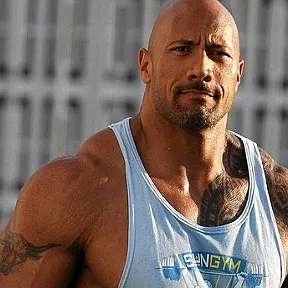
//> input picture _Project_1/therok.webp, 288 x 288 px; its folder holds 6 pictures in this run; the run also reads 1 picture not shown here
$ ./main   (built with g++ and OpenCV 4)
//> lines starting //> are read from the running program, lines starting //| are printed output that depends on the picture; after the words box and inside, x2 and y2 are one past the last pixel; in counts of white or black regions, pixels touching at a corner belong together
### _Project_1/functions.h
//#pragma once

#ifndef FUNCTIONS_H
#define FUNCTIONS_H

#include <opencv2/objdetect/objdetect.hpp>
#include <opencv2/opencv.hpp>
#include <vector>

//We assume there are 4 basic color ranges for recognizing soldiers' uniforms. Making compliance histogram
std::vector<int> SoldierPrimaryColorsHistogram(const cv::Mat& img);

//Verification of compliance. Can a person be a soldier?
//The function returns pair, which first value describes state,
//and the second value is the prediction percentage (if state is true).
std::pair<bool, int> SoldierChecking(const cv::Mat& img, const cv::Rect& body, const cv::Rect& hat);

//We assume there are 2 basic white color ranges for recognizing doctors' uniforms. Making compliance histogram
std::vector<int> DoctorPrimaryColorsHistogram(const cv::Mat& img);

//Verification of compliance. Can a person be a doctor?
//The function returns pair, which first value describes state,
//and the second value is the prediction percentage (if state is true).
std::pair<bool, int> DoctorChecking(const cv::Mat& img, const cv::Rect& body, const cv::Rect& hat);

//We assume face and body have a similar color ranges for recognizing naked person. Making compliance histogram
std::vector<std::vector<int>> NakedColorsRange(const cv::Mat& img);

//Verification of compliance. Is the man naked?
//The function returns pair, which first value describes state,
//and the second value is the prediction percentage (if state is true).
std::pair<bool, int> NakedChecking(const cv::Mat& img, const cv::Rect& body, const cv::Rect& face);

#endif

### _Project_1/soldier_f.cpp
//Crerated by Armen Kh.

#include <opencv2/objdetect/objdetect.hpp>
#include <opencv2/opencv.hpp>
#include <algorithm>
#include <iostream>
#include <utility>
#include <cstdlib>
#include <vector>

//We assume there are 4 basic color ranges for recognizing soldiers' uniforms. Making compliance histogram
std::vector<int> SoldierPrimaryColorsHistogram(const cv::Mat& img) {
	std::vector<int> ColorHist(5, 0);

	for (int i = 0; i < img.rows; ++i) {
		for (int j = 0; j < img.cols; ++j) {
			if (img.at<cv::Vec3b>(i, j)[0] >= 50 && img.at<cv::Vec3b>(i, j)[0] <= 90 &&
				img.at<cv::Vec3b>(i, j)[1] >= 85 && img.at<cv::Vec3b>(i, j)[1] <= 120 &&
				img.at<cv::Vec3b>(i, j)[2] >= 50 && img.at<cv::Vec3b>(i, j)[2] <= 105) {
				++ColorHist[0];
				continue;
			}
			if (img.at<cv::Vec3b>(i, j)[0] >= 100 && img.at<cv::Vec3b>(i, j)[0] <= 155 &&
				img.at<cv::Vec3b>(i, j)[1] >= 140 && img.at<cv::Vec3b>(i, j)[1] <= 200 &&
				img.at<cv::Vec3b>(i, j)[2] >= 150 && img.at<cv::Vec3b>(i, j)[2] <= 210) {
				++ColorHist[1];
				continue;
			}
			if (img.at<cv::Vec3b>(i, j)[0] >= 30 && img.at<cv::Vec3b>(i, j)[0] <= 85 &&
				img.at<cv::Vec3b>(i, j)[1] >= 55 && img.at<cv::Vec3b>(i, j)[1] <= 110 &&
				img.at<cv::Vec3b>(i, j)[2] >= 60 && img.at<cv::Vec3b>(i, j)[2] <= 130) {
				++ColorHist[2];
				continue;
			}
			if (img.at<cv::Vec3b>(i, j)[0] >= 10 && img.at<cv::Vec3b>(i, j)[0] <= 65 &&
				img.at<cv::Vec3b>(i, j)[1] >= 5 && img.at<cv::Vec3b>(i, j)[1] <= 65 &&
				img.at<cv::Vec3b>(i, j)[2] >= 10 && img.at<cv::Vec3b>(i, j)[2] <= 70) {
				++ColorHist[3];
				continue;
			}
			++ColorHist[4];
		}
	}

	return ColorHist;
}

//Verification of compliance. Can a person be a soldier?
//The function returns pair, which first value describes state,
//and the second value is the prediction percentage (if state is true).
std::pair<bool, int> SoldierChecking(const cv::Mat& img, const cv::Rect& body, const cv::Rect& hat) {

	int rate = 0;

	cv::Mat bodyRoi = img(body);
	std::vector<int> bodyHist = SoldierPrimaryColorsHistogram(bodyRoi);

	cv::Rect bodyNeckRect(body.x + body.width / 3, body.y, body.width / 3, body.height / 3);
	cv::Mat bodyNeckRoi = img(bodyNeckRect);
	std::vector<int> bodyNeckHist = SoldierPrimaryColorsHistogram(bodyNeckRoi);

	for (int i = 0; i < bodyHist.size(); ++i) {
		bodyHist[i] -= bodyNeckHist[i];
	}

	cv::Mat hatRoi = img(hat);
	std::vector<int> hatHist = SoldierPrimaryColorsHistogram(hatRoi);

	int bodyS = bodyHist[0] + bodyHist[1] + bodyHist[2] + bodyHist[3] + bodyHist[4];
	int bodyColorProp_0 = bodyHist[0] * 100 / bodyS;
	int bodyColorProp_1 = bodyHist[1] * 100 / bodyS;
	int bodyColorProp_2 = bodyHist[2] * 100 / bodyS;
	int bodyColorProp_3 = bodyHist[3] * 100 / bodyS;
	int bodyColorProp_primary = (bodyS - bodyHist[4]) * 100 / bodyS;

	//statistical datas
	std::cout << "Green - " << bodyHist[0] << ",  " << double(bodyHist[0]) / bodyS * 100 << "%\n";
	std::cout << "Cream - " << bodyHist[1] << ",  " << double(bodyHist[1]) / bodyS * 100 << "%\n";
	std::cout << "Brown - " << bodyHist[2] << ",  " << double(bodyHist[2]) / bodyS * 100 << "%\n";
	std::cout << "Dark - " << bodyHist[3] << ",  " << double(bodyHist[3]) / bodyS * 100 << "%\n";
	std::cout << "Others - " << bodyHist[4] << ",  " << double(bodyHist[4]) / bodyS * 100 << "%\n";

	int hatS = hatHist[0] + hatHist[1] + hatHist[2] + hatHist[3] + hatHist[4];
	int hatColorProp_0 = hatHist[0] * 100 / hatS;
	int hatColorProp_1 = hatHist[1] * 100 / hatS;
	int hatColorProp_2 = hatHist[2] * 100 / hatS;
	int hatColorProp_3 = hatHist[3] * 100 / hatS;
	int hatColorProp_primary = (hatS - hatHist[4]) * 100 / hatS;

	std::cout << "hatColor prop = " << hatColorProp_0
		<< " - " << hatColorProp_1
		<< " - " << hatColorProp_2
		<< " - " << hatColorProp_3
		<< " - " << 100 - hatColorProp_primary << "\n";

	// feature_70 is true if none of the primary colors is distributed over 70% or more
	bool bodyFeature_70 = 1;
	if (bodyColorProp_primary != 0) {
		bodyFeature_70 = ((bodyColorProp_0 * 100 / bodyColorProp_primary < 70) &&
			(bodyColorProp_1 * 100 / bodyColorProp_primary < 70) &&
			(bodyColorProp_2 * 100 / bodyColorProp_primary < 70) &&
			(bodyColorProp_3 * 100 / bodyColorProp_primary < 70));
	}
	std::cout << "\n=====bodyFeature_70 = " << bodyFeature_70 << "\n";

	//feature_adc is true if at least two primary colors have a more or equal average distribution
	int bodyAverDist = bodyColorProp_primary / 4;
	int bodyFeature_adc = (bodyColorProp_0 >= bodyAverDist) +
		(bodyColorProp_1 >= bodyAverDist) +
		(bodyColorProp_2 >= bodyAverDist) +
		(bodyColorProp_3 >= bodyAverDist);
	std::cout << "\n=====bodyFeature_adc = " << bodyFeature_adc << "\n";

	//feature_hat is true if hypothetical hat is exist and has 35% or more primary colors proportion
	bool hatFeature_35 = hatColorProp_primary >= 35;
	std::cout << "\n=====hatFeature_35 = " << hatFeature_35 << "\n";

	//main compliance checking
	if (bodyColorProp_primary <= 40) {
		return std::make_pair(false, 0);
	}

	if (!bodyFeature_70) {
		if (hatFeature_35) {
			return std::make_pair(true, 0); //return std::make_pair(false, 0);
		}
		else {
			return std::make_pair(false, 0);
		}
	}

	int h = 0;
	if (hatFeature_35) h = 5;

	if (bodyColorProp_primary < 50) {
		if (bodyFeature_adc >= 3) return std::make_pair(true, 40 + h);
		else if (bodyFeature_adc == 2) return std::make_pair(true, 35 + h);
		else return std::make_pair(true, 15 + h);
	}
	else if (bodyColorProp_primary < 60) {
		if (bodyFeature_adc >= 3) return std::make_pair(true, 50 + 2 * h);
		else if (bodyFeature_adc == 2) return std::make_pair(true, 45 + 2 * h);
		else return std::make_pair(true, 25 + 2 * h);
	}
	else if (bodyColorProp_primary < 70) {
		if (bodyFeature_adc >= 3) return std::make_pair(true, 65 + 3 * h);
		else if (bodyFeature_adc == 2) return std::make_pair(true, 60 + 3 * h);
		else return std::make_pair(true, 40 + 3 * h);
	}
	else if (bodyColorProp_primary < 80) {
		if (bodyFeature_adc >= 3) return std::make_pair(true, 70 + 3 * h);
		else if (bodyFeature_adc == 2) return std::make_pair(true, 65 + 3 * h);
		else return std::make_pair(true, 45 + 3 * h);
	}
	else {
		if (bodyFeature_adc >= 3) return std::make_pair(true, 80 + 4 * h);
		else if (bodyFeature_adc == 2) return std::make_pair(true, 75 + 4 * h);
		else return std::make_pair(true, 60 + 4 * h);
	}
}

### _Project_1/naked_f.cpp
//Crerated by Armen Kh.

#include <opencv2/objdetect/objdetect.hpp>
#include <opencv2/opencv.hpp>
#include <algorithm>
#include <iostream>
#include <utility>
#include <cstdlib>
#include <vector>


//We assume face and body have a similar color ranges for recognizing naked person. Making compliance histogram
std::vector<std::vector<int>> NakedColorsRange(const cv::Mat& img) {
	std::vector<std::vector<int>> ColorHist(3, std::vector<int>(13, 0));

	for (int i = 0; i < img.rows; ++i) {
		for (int j = 0; j < img.cols; ++j) {
			for (int p = 0; p < 3; ++p) {
				++ColorHist[p][img.at<cv::Vec3b>(i, j)[p] / 20];
				continue;
			}
		}
	}

	for (int p = 0; p < 3; ++p) {
		std::cout << "\nColorHist [" << p << "] >>>";
		for (int i = 0; i < 13; ++i) {
			std::cout << ColorHist[p][i] << " - ";
		}
	}

	std::vector<std::vector<int>> max3(3, std::vector<int>(3, 0));

	//making max3 array of 3 highest values' indexes
	for (int i = 0; i < 3; ++i) {
		for (int p = 0; p < 3; ++p) {
			max3[i][p] = p;
			for (int j = p + 1; j < 13; ++j) {
				if (ColorHist[i][j] > ColorHist[i][max3[i][p]]) {
					max3[i][p] = j;
				}
			}
			std::swap(ColorHist[i][max3[i][p]], ColorHist[i][p]);
		}
	}

	for (int i = 0; i < 3; ++i) {
		std::cout << "\n";
		for (int j = 0; j < 3; ++j) {
			std::cout << max3[i][j] << " - ";
		}
		std::cout << "\n";
	}

	return max3;
}

//Verification of compliance. Is the man naked?
//The function returns pair, which first value describes state,
//and the second value is the prediction percentage (if state is true).
std::pair<bool, int> NakedChecking(const cv::Mat& img, const cv::Rect& body, const cv::Rect& face) {

	cv::Mat bodyRoi = img(body);
	std::vector<std::vector<int>> bodyMaxCol = NakedColorsRange(bodyRoi);

	cv::Mat faceRoi = img(face);
	std::vector<std::vector<int>> faceMaxCol = NakedColorsRange(faceRoi);

	std::vector<int> r(3, 0);
	for (int i = 0; i < 3; ++i) {
		for (int j = 0; j < 3; ++j) {
			for (int p = 0; p < 3; ++p) {
				if (bodyMaxCol[i][j] == faceMaxCol[i][p]) {
					++r[i];
					std::cout << r[i] << "\n";
				}
			}
		}
	}

	int rSum = r[0] + r[1] + r[2];
	int rNZM = (r[0] != 0) + (r[1] != 0) + (r[2] != 0); // rNZM = r None Zero Members

	std::cout << "\n\n\n\n" << rSum << "=rSum   -   rNZM=" << rNZM << "\n";

	if (rNZM < 3) {
		return std::make_pair(false, 0);
	}
	else {
		return std::make_pair(true, rSum * 10);
	}
}

### _Project_1/doctor_f.cpp
//Crerated by Armen Kh.

#include <opencv2/objdetect/objdetect.hpp>
#include <opencv2/opencv.hpp>
#include <algorithm>
#include <iostream>
#include <utility>
#include <cstdlib>
#include <vector>

//We assume there are 2 basic white color ranges for recognizing doctors' uniforms. Making compliance histogram
std::vector<int> DoctorPrimaryColorsHistogram(const cv::Mat& img) {
	std::vector<int> ColorHist(3, 0);

	for (int i = 0; i < img.rows; ++i) {
		for (int j = 0; j < img.cols; ++j) {
			if (img.at<cv::Vec3b>(i, j)[0] > 225 &&
				img.at<cv::Vec3b>(i, j)[1] > 220 &&
				img.at<cv::Vec3b>(i, j)[2] > 220) {
				++ColorHist[0];
				continue;
			}
			if (img.at<cv::Vec3b>(i, j)[0] >= 170 && img.at<cv::Vec3b>(i, j)[0] <= 225 &&
				img.at<cv::Vec3b>(i, j)[1] >= 160 && img.at<cv::Vec3b>(i, j)[1] <= 220 &&
				img.at<cv::Vec3b>(i, j)[2] >= 160 && img.at<cv::Vec3b>(i, j)[2] <= 220) {
				++ColorHist[1];
				continue;
			}
			++ColorHist[2];
		}
	}

	return ColorHist;
}


//Verification of compliance. Can a person be a doctor?
//The function returns pair, which first value describes state,
//and the second value is the prediction percentage (if state is true).
std::pair<bool, int> DoctorChecking(const cv::Mat& img, const cv::Rect& body, const cv::Rect& hat) {

	int rate = 0;

	cv::Mat bodyRoi = img(body);
	std::vector<int> bodyHist = DoctorPrimaryColorsHistogram(bodyRoi);


	cv::Rect bodyMidChestRect(body.x + body.width / 3, body.y, body.width / 3, body.height * 2 / 3);
	cv::Mat bodyMidChestRoi = img(bodyMidChestRect); //Region of interest
	std::vector<int> bodyMidChestHist = DoctorPrimaryColorsHistogram(bodyMidChestRoi);

	for (int i = 0; i < bodyHist.size(); ++i) {
		bodyHist[i] -= bodyMidChestHist[i];
	}

	cv::Mat hatRoi = img(hat);
	std::vector<int> hatHist = DoctorPrimaryColorsHistogram(hatRoi);

	int bodyS = bodyHist[0] + bodyHist[1] + bodyHist[2];
	int bodyColorProp_0 = bodyHist[0] * 100 / bodyS;
	int bodyColorProp_1 = bodyHist[1] * 100 / bodyS;
	int bodyColorProp_2 = bodyHist[2] * 100 / bodyS;
	int bodyColorProp_primary = (bodyS - bodyHist[2]) * 100 / bodyS;

	//statistical datas
	std::cout << "White - " << bodyHist[0] << ",  " << double(bodyHist[0]) / bodyS * 100 << "%\n";
	std::cout << "Dwhite - " << bodyHist[1] << ",  " << double(bodyHist[1]) / bodyS * 100 << "%\n";
	std::cout << "Others - " << bodyHist[2] << ",  " << double(bodyHist[2]) / bodyS * 100 << "%\n";

	int hatS = hatHist[0] + hatHist[1] + hatHist[2];
	int hatColorProp_0 = hatHist[0] * 100 / hatS;
	int hatColorProp_1 = hatHist[1] * 100 / hatS;
	int hatColorProp_2 = hatHist[2] * 100 / hatS;
	int hatColorProp_primary = (hatS - hatHist[2]) * 100 / hatS;

	std::cout << "Doctor hatColor prop = " << hatColorProp_0
		<< " - " << hatColorProp_1
		<< " - " << 100 - hatColorProp_primary << "\n";

	// feature_55 is true if the primary colors is distributed over 55% or more and main color is more than 45%
	bool bodyFeature_55 = (bodyColorProp_primary >= 55 && bodyColorProp_0 >= 45);
	std::cout << "\n=====Doctor bodyFeature_55 = " << bodyFeature_55 << "\n";

	// feature_75 is true if the primary colors is distributed over 75% or more and main color is more than 60%
	bool bodyFeature_75 = (bodyColorProp_primary >= 75 && bodyColorProp_0 >= 60);
	std::cout << "\n=====Doctor bodyFeature_75 = " << bodyFeature_75 << "\n";

	// feature_90 is true if the primary colors is distributed over 90% or more and main color is more than 75%
	bool bodyFeature_90 = (bodyColorProp_primary >= 90 && bodyColorProp_0 >= 75);
	std::cout << "\n=====Doctor bodyFeature_90 = " << bodyFeature_90 << "\n";

	//main compliance checking
	if (bodyColorProp_0 < 45) {
		return std::make_pair(false, 0);
	}

	if (bodyFeature_90) {
		return std::make_pair(true, 80);
	}
	else if (bodyFeature_75) {
		return std::make_pair(true, 65);
	}
	else if (bodyFeature_55) {
		return std::make_pair(true, 50);
	}
	else {
		return std::make_pair(false, 0);
	}
}

### _Project_1/main.cpp
//IP_Project Specialty Recognition
//Crerated by Armen and Amalia (13th week)

#include <opencv2/objdetect/objdetect.hpp>
#include <opencv2/opencv.hpp>
#include <algorithm>
#include <iostream>
#include <utility>
#include <cstdlib>
#include <vector>

#include "functions.h"

//This function for futures testing
// [39 lines left out: function ColorStatistic, not called in this run]

cv::Mat PredictionImage(char c, bool b, int i) {
	srand((unsigned int)time(0));
	std::vector<cv::Mat> rate;
	for (int i = 0; i < 21; ++i) {
		std::string name = cv::format("%d.jpg", i);
		cv::Mat img = cv::imread(name);
		if (img.empty())
		{
			std::cerr << "whaa " << name << " can't be loaded!" << std::endl;
			continue;
		}
		rate.push_back(img);
	}

	std::vector<cv::Mat> text;
	for (int i = 0; i < 6; ++i) {
		std::string name = cv::format("%d.jpg", i + 21);
		cv::Mat img = cv::imread(name);
		if (img.empty())
		{
			std::cerr << "whaa " << name << " can't be loaded!" << std::endl;
			continue;
		}
		text.push_back(img);
	}

	if (!b) {
		return text[3 + rand() % 3];
	}

	cv::Mat result;
	switch (c)
	{
	case 'n': {vconcat(text[0], rate[i / 5], result); return result; }
	case 'd': {vconcat(text[1], rate[i / 5], result); return result; }
	case 's': {vconcat(text[2], rate[i / 5], result); return result; }
	}
}

int main() {
	cv::Mat img = cv::imread("therok.webp");
//> img is the input picture: 288 rows x 288 cols, CV_8UC3; mean B, G, R 98.7, 106.6, 124

	cv::namedWindow("original_img", cv::WINDOW_AUTOSIZE);
	cv::imshow("original_img", img);

	cv::Mat grayImg;
	cv::cvtColor(img, grayImg, cv::COLOR_BGR2GRAY);
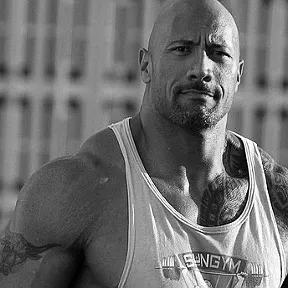
//> grayImg: 288 rows x 288 cols, CV_8UC1; min 0, max 255, mean 110.9
	cv::equalizeHist(grayImg, grayImg);
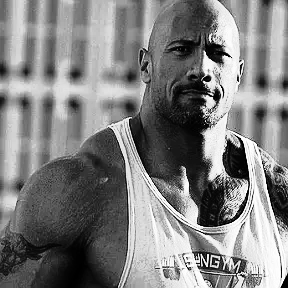
//> grayImg: 288 rows x 288 cols, CV_8UC1; min 0, max 255, mean 128.3
	cv::imwrite("...mgray.jpg", grayImg);

	cv::CascadeClassifier face_cascade;
	std::vector<cv::Rect> face;

	if (!face_cascade.load("C:/opencv/sources/data/haarcascades/haarcascade_frontalface_alt_tree.xml")) {
		std::cout << "===LOADING ERROR(*_1.xml)===\n";
		return -1;
	};

	//=====face detection 1=====
	face_cascade.detectMultiScale(grayImg, face, 1.1, 3, 0, cv::Size(30, 30));
//> face = empty

	if (!face.size()) {
		if (!face_cascade.load("C:/opencv/sources/data/haarcascades/haarcascade_frontalface_alt.xml")) {
			std::cout << "===LOADING ERROR(*_2.xml)===\n";
			return -1;
		};
		//=====face detection 2=====
		face_cascade.detectMultiScale(grayImg, face, 1.1, 3, 0, cv::Size(30, 30));
//> face = 1 Rect (x, y, width, height): [152, 16, 98, 98]

		if (!face.size()) {
			std::cout << "=====SORRY, THE OBJECT WAS NOT FOUND=====\n";
			cv::Mat info = cv::imread("nwf.jpg");
			cv::namedWindow("info", cv::WINDOW_AUTOSIZE);
			cv::imshow("info", info);
			cv::waitKey(0);
			return 0;
		}
	}

	cv::Rect faceRect = face[0];
//> faceRect = Rect(152, 16, 98, 98)
	cv::Mat faceRoi = img(faceRect);
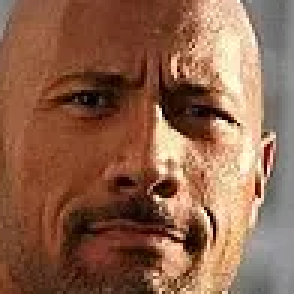
//> faceRoi: 98 rows x 98 cols, CV_8UC3 (shown 3 times larger); mean B, G, R 75, 98.6, 141.7

	std::cout << "\n face color statistic \n";
	//ColorStatistic(faceRoi);
	//NakedColorsRange(faceRoi);

	//=====face marking=====
	cv::Mat markedImg = img.clone();
	cv::rectangle(markedImg, faceRect, cv::Scalar(0, 255, 0), 2);
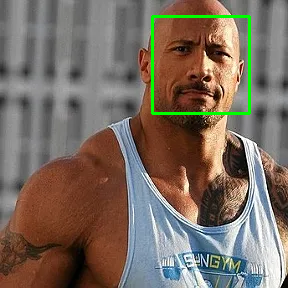
//> markedImg: 288 rows x 288 cols, CV_8UC3; 1.4% of pixels changed, all inside (x1, y1, x2, y2) = (151, 15, 251, 115)
	//cv::namedWindow("marked_img", cv::WINDOW_AUTOSIZE);
	//cv::imwrite("marked.jpg", markedImg);
	//cv::imshow("marked_img", markedImg);

	//=====upperbody detection=====
	int upperBodyUpperLeft_x = std::max(0, int(faceRect.x - faceRect.width / 2));
//> upperBodyUpperLeft_x = 103
	int upperBodyUpperLeft_y = std::min(img.rows - 1, int(faceRect.y + faceRect.height * 1.3));
//> upperBodyUpperLeft_y = 143
	int upperBody_width = std::min(img.cols - upperBodyUpperLeft_x, faceRect.width * 2);
//> upperBody_width = 185
	int upperBody_height = std::min(img.rows - upperBodyUpperLeft_y, int(faceRect.height * 2));
//> upperBody_height = 145

	cv::Rect upperBodyRect(upperBodyUpperLeft_x, upperBodyUpperLeft_y, upperBody_width, upperBody_height);
//> upperBodyRect = Rect(103, 143, 185, 145)
	cv::Mat upperBodyRoi = img(upperBodyRect);
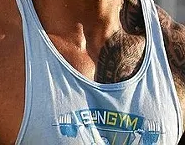
//> upperBodyRoi: 145 rows x 185 cols, CV_8UC3; mean B, G, R 120.7, 122.8, 131.5

	std::cout << "\n body color statistic \n";
	//ColorStatistic(upperBodyRoi);
	//NakedColorsRange(upperBodyRoi);

	//=====upperbody marking=====
	cv::rectangle(markedImg, upperBodyRect, cv::Scalar(0, 0, 255), 2);
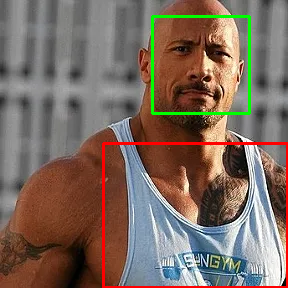
//> markedImg: 288 rows x 288 cols, CV_8UC3; 1.97% of pixels changed, all inside (x1, y1, x2, y2) = (102, 142, 288, 288)

	//=====hat detection=====
	int hatUpperLeft_x = faceRect.x + int(faceRect.width * 0.05);
//> hatUpperLeft_x = 156
	int hatUpperLeft_y = std::max(0, int(faceRect.y - (double)faceRect.height * 0.15));
//> hatUpperLeft_y = 1
	int hat_width = int(faceRect.width * 0.9);
//> hat_width = 88
	int hat_height = int(faceRect.y - hatUpperLeft_y + (double)faceRect.height * 0.1);
//> hat_height = 24

	cv::Rect hatRect(hatUpperLeft_x, hatUpperLeft_y, hat_width, hat_height);
//> hatRect = Rect(156, 1, 88, 24)
	cv::Mat hatRoi = img(hatRect);

	//=====hat marking=====
	cv::rectangle(markedImg, hatRect, cv::Scalar(255, 0, 0), 2);
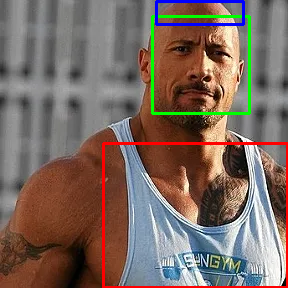
//> markedImg: 288 rows x 288 cols, CV_8UC3; 0.79% of pixels changed, all inside (x1, y1, x2, y2) = (155, 0, 245, 26)

	cv::namedWindow("marked_img", cv::WINDOW_NORMAL);
	cv::imwrite("...marked.jpg", markedImg);
	cv::imshow("marked_img", markedImg);

	std::pair<bool, int> SoldierResult = SoldierChecking(img, upperBodyRect, hatRect);
//> (the rest of the program and of its run is left out)
